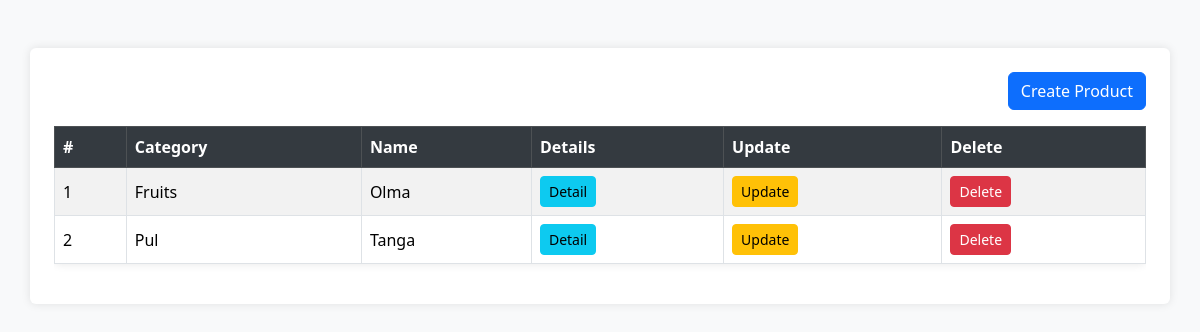
The app's page /main/back-office/product/list/, older data.
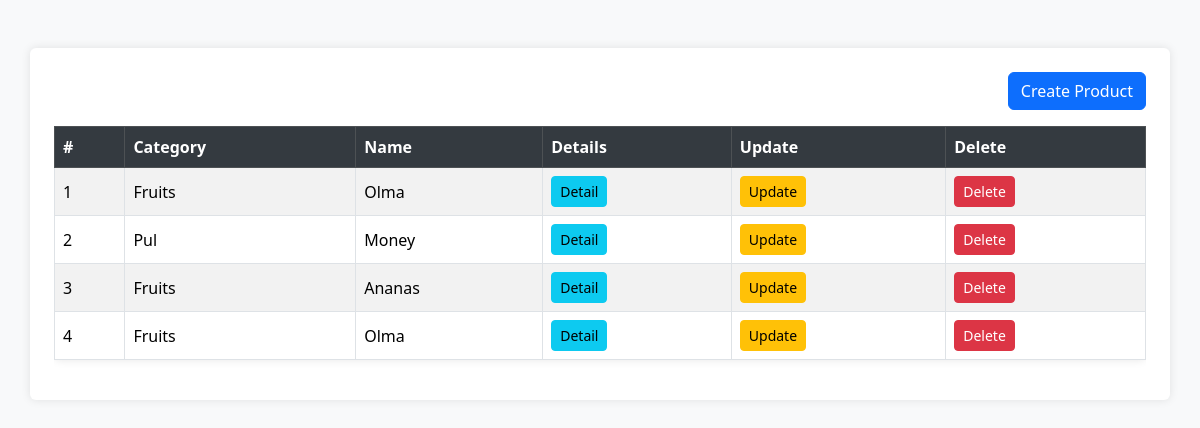
The same page, newer data.
### Goods/models.py (models this page shows, shortened)
class Product(models.Model):
    name = models.CharField(max_length=255)
    quantity = models.PositiveIntegerField(default=1)
    price = models.DecimalField(max_digits=8, decimal_places=2)
    category = models.ForeignKey(Category, on_delete=models.CASCADE, related_name='products')
    description = models.TextField()

class Category(models.Model):
    name = models.CharField(max_length=255)
    title = models.TextField()
    img = models.ImageField(upload_to='category_img')

### Goods/back-office/product/views.py (the view)
# urls.py: path('list/', views.listProduct, name='listProduct'),
def listProduct(request):
    queryset = models.Product.objects.all()
    context = {}
    context['queryset'] = queryset
    return render(request, 'back-office/product/list.html',context)

### templates/back-office/product/list.html (shortened to what this page needs)
<!DOCTYPE html>
{% load static %}
<html lang="en">
<head>
    <link href="https://cdn.jsdelivr.net/npm/bootstrap@5.3.3/dist/css/bootstrap.min.css" rel="stylesheet">
</head>
<body>
    <div class="container mt-5">
        <div class="d-flex justify-content-end mb-3">
            <a href="{% url 'createProduct' %}" class="btn btn-primary">Create Product</a>
        </div>
        <div class="table-responsive">
            <table class="table table-bordered table-striped">
                <thead class="table-dark">
                    <tr>
                        <th>#</th>
                        <th>Category</th>
                        <th>Name</th>
                        <th>Details</th>
                        <th>Update</th>
                        <th>Delete</th>
                    </tr>
                </thead>
                <tbody>
                    {% for product in queryset %}
                    <tr>
                        <td>{{ forloop.counter }}</td>
                        <td>{{ product.category.name }}</td>
                        <td>{{ product.name }}</td>
                        <td><a href="{% url 'detailProduct' product.id %}" class="btn btn-info btn-sm">Detail</a></td>
                        <td><a href="{% url 'updateProduct' product.id %}" class="btn btn-warning btn-sm">Update</a></td>
                        <td><a href="{% url 'deleteProduct' product.id %}" class="btn btn-danger btn-sm">Delete</a></td>
                    </tr>
                    {% endfor %}
                </tbody>
            </table>
        </div>
    </div>
</body>
</html>

Row changes from the older to the newer data that the page shows:
changed Product "Pul": name "Tanga" → "Money"
added Product: category.name "Fruits", name "Ananas"
added Product: category.name "Fruits", name "Olma"
